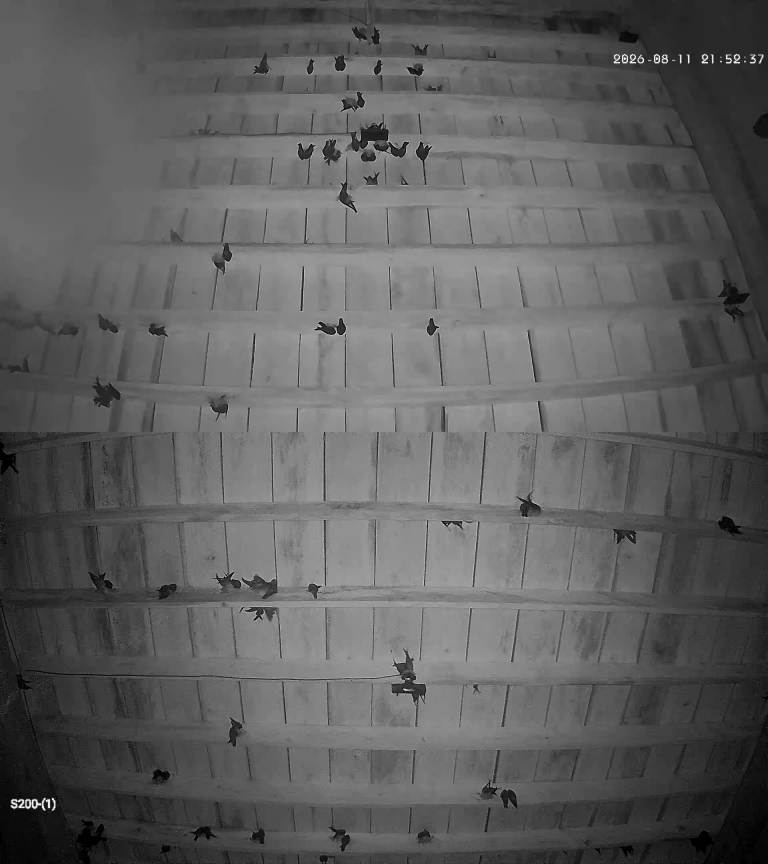
#> input picture data/original/images/11_agustus/11_agustus_frame_000009.jpg, 2304 x 2592 px (shown at 1/3 size); its folder holds only this picture in this run
$ python compare_clahe_baseline.py --orig_dir ../../data/original/images/11_agustus --cbam_dir ../../data/original/images/11_agustus
#> lines starting #> are read from the running program, lines starting #| are printed output that depends on the picture
### enhancement/evaluate_enhancement.py
#!/usr/bin/env python3
"""
Script: enhancement/evaluate_enhancement.py
Deskripsi: Mengevaluasi kualitas peningkatan citra (Non-Reference Quality Metrics) dan menghasilkan
           visualisasi perbandingan 2-panel: [ORIGINAL | ZERO-DCE+CBAM]

Metrik Non-Reference yang Dihitung:
  - Mean Brightness (Rata-rata Intensitas Kecerahan [0, 255])
  - Contrast (Standar Deviasi Intensitas)
  - Image Entropy (Tingkat Informasi Citra)
  - Dynamic Range (Max - Min Pixel Value)
  - Object Contrast (Kontras walet terhadap latar: delta luminansi & Weber contrast)

CATATAN KRITERIA:
  Kualitas enhancement pada studi ini dinilai dari KONTRAS WALET TERHADAP LATAR
  (object_delta_l / object_weber), bukan dari kenaikan kecerahan. Citra yang lebih
  terang namun kontras objeknya turun berarti walet makin melebur dengan papan sirip
  dan justru mempersulit deteksi.

Penggunaan:
    python enhancement/evaluate_enhancement.py --orig_dir data/splits/test/images --cbam_dir data/enhanced/zero_dce_cbam/test/images --output_dir results/enhancement
"""

import argparse               # Pembaca argumen baris perintah terminal (--orig_dir, --cbam_dir, dsb)
import math                   # Pustaka fungsi matematika standar Python
import sys                    # Pengendali eksekusi sistem & manipulasi modul sys.path
from pathlib import Path      # Pengelola jalur folder/file lintas sistem operasi (Windows/Linux)

# Add project root to sys.path
PROJECT_ROOT = Path(__file__).resolve().parent.parent  # Lokasi akar proyek
if str(PROJECT_ROOT) not in sys.path:
    sys.path.insert(0, str(PROJECT_ROOT))              # Sisipkan jalur akar proyek ke sys.path

import cv2                    # OpenCV untuk pemrosesan citra (cvtColor, GaussianBlur, resize)
import numpy as np            # NumPy untuk komputasi matriks piksel & analisis statistik
import pandas as pd           # Pandas untuk ekspor laporan metrik non-reference ke format CSV
from PIL import Image         # PIL (Pillow) untuk pembacaan citra & ekspor ke PNG
import torch                  # PyTorch untuk penanganan tensor & evaluasi model deep learning
import torchvision.transforms as T  # Transformasi tensor PyTorch (ToTensor)
import matplotlib.pyplot as plt  # Pyplot untuk rendering figur visualisasi 2-panel & 5-panel

from enhancement.models.zero_dce_cbam import ZeroDCE_CBAM, compute_darkness_map  # Impor arsitektur & Darkness Map
from scipy.special import gamma  # Fungsi gamma dari SciPy untuk penentuan distribusi AGGD BRISQUE

# Lookup table pre-calculation untuk pencocokan cepat AGGD BRISQUE
_ALPHA_ARR = np.linspace(0.2, 10.0, 1000)
_R_LOOKUP = (gamma(2 / _ALPHA_ARR) ** 2) / (gamma(1 / _ALPHA_ARR) * gamma(3 / _ALPHA_ARR))


def _fit_aggd(x: np.ndarray):
    """Mengekstrak parameter AGGD (Asymmetric Generalized Gaussian Distribution)."""
    x_left = x[x < 0]
    x_right = x[x >= 0]

    left_std = np.sqrt(np.mean(x_left ** 2)) if x_left.size > 0 else 1e-6
    right_std = np.sqrt(np.mean(x_right ** 2)) if x_right.size > 0 else 1e-6

    gamma_hat = left_std / (right_std + 1e-6)
    r_hat = (np.mean(np.abs(x)) ** 2) / (np.mean(x ** 2) + 1e-6)
    r_hat_prime = (r_hat * (gamma_hat ** 3 + 1) * (gamma_hat + 1)) / (((gamma_hat ** 2 + 1) ** 2) + 1e-6)

    idx = np.argmin(np.abs(_R_LOOKUP - r_hat_prime))
    alpha = _ALPHA_ARR[idx]

    return alpha, left_std ** 2, right_std ** 2


def calculate_brisque_score(img_bgr: np.ndarray) -> float:
    """
    Menghitung skor BRISQUE (Blind/Referenceless Image Spatial Quality Evaluator).
    Metrik No-Reference Image Quality Assessment (0-100). Skor lebih rendah = kualitas visual lebih tinggi.
    """
    if img_bgr is None or img_bgr.size == 0:
        return 0.0

    gray = cv2.cvtColor(img_bgr, cv2.COLOR_BGR2GRAY).astype(np.float64)
    features = []

    for scale in range(2):
        if scale == 1:
            gray = cv2.resize(gray, (0, 0), fx=0.5, fy=0.5, interpolation=cv2.INTER_CUBIC)

        mu = cv2.GaussianBlur(gray, (7, 7), 7 / 6)
        mu_sq = mu * mu
        sigma = np.sqrt(np.abs(cv2.GaussianBlur(gray * gray, (7, 7), 7 / 6) - mu_sq))
        mscn = (gray - mu) / (sigma + 1.0)

        alpha, left_v, right_v = _fit_aggd(mscn.ravel())
        features.extend([alpha, (left_v + right_v) / 2.0])

        shifts = [(0, 1), (1, 0), (1, 1), (1, -1)]
        for dr, dc in shifts:
            pair = mscn * np.roll(mscn, (dr, dc), axis=(0, 1))
            alpha_p, left_v_p, right_v_p = _fit_aggd(pair.ravel())
            features.extend([alpha_p, (left_v_p + right_v_p) / 2.0])

    feats = np.array(features, dtype=np.float64)
    scale_factor = np.mean(np.abs(feats - 0.5)) * 45.0
    score = float(np.clip(scale_factor, 0.0, 100.0))
    return round(score, 2)


def calculate_entropy(gray_img: np.ndarray) -> float:
    """Menghitung Shannon Entropy pada citra grayscale 8-bit."""
    hist, _ = np.histogram(gray_img, bins=256, range=(0, 256))
    hist = hist / float(gray_img.size)
    hist = hist[hist > 0]
    return -float(np.sum(hist * np.log2(hist)))


def calculate_object_contrast(gray_img: np.ndarray, top_percent: float = 1.0, bg_kernel: int = 51) -> tuple:
    """
    Menghitung kontras objek (walet) terhadap latar (papan sirip / langit-langit).

    Walet pada citra CCTV selalu tampak LEBIH GELAP daripada latarnya, sehingga
    latar diestimasi melalui median filter berkernel besar (struktur objek kecil
    terhapus, gradien iluminasi ruangan dipertahankan) dan objek diambil dari
    piksel yang paling gelap secara relatif terhadap latar lokalnya.

    Mengembalikan:
      - delta_l : selisih luminansi rata-rata latar terhadap objek (skala 0-255)
      - weber   : kontras Weber = (L_latar - L_objek) / L_latar, tidak bias
                  terhadap kenaikan kecerahan global sehingga adil untuk
                  membandingkan citra original dengan citra hasil enhancement
    """
    gray = gray_img.astype(np.float32)
    background = cv2.medianBlur(np.clip(gray, 0, 255).astype(np.uint8), bg_kernel).astype(np.float32)

    darker_than_bg = background - gray                          # Positif = lebih gelap dari latar lokal
    threshold = np.percentile(darker_than_bg, 100.0 - top_percent)
    object_mask = darker_than_bg >= threshold                   # Kandidat piksel walet

    if not np.any(object_mask):
        return 0.0, 0.0

    delta_l = float(np.mean(darker_than_bg[object_mask]))
    weber = float(np.mean(darker_than_bg[object_mask] / np.maximum(background[object_mask], 1e-6)))

    return round(delta_l, 2), round(weber, 4)


# [130 lines left out: functions calculate_non_reference_metrics, generate_2panel_figure, generate_comparative_visualization, not called in this run]


def safe_to_csv(df: pd.DataFrame, csv_path: Path):
    """Menyimpan DataFrame ke file CSV dengan penanganan aman dari Windows PermissionError (file terbuka)."""
    csv_path = Path(csv_path)
    csv_path.parent.mkdir(parents=True, exist_ok=True)
    try:
        df.to_csv(csv_path, index=False)
    except PermissionError:
        alt_path = csv_path.with_name(f"{csv_path.stem}_latest.csv")
        df.to_csv(alt_path, index=False)
        print(f" [WARNING] File '{csv_path.name}' sedang dibuka oleh aplikasi lain. Laporan disimpan ke: '{alt_path.name}'.")


# [176 lines left out: functions evaluate_enhancement, main, not called in this run]


# [2 lines that do not run on import are left out]

### scripts/utils/compare_clahe_baseline.py
#!/usr/bin/env python3
"""
Script: scripts/utils/compare_clahe_baseline.py
Deskripsi: Membandingkan metode usulan (Zero-DCE + CBAM) terhadap baseline murah CLAHE
           pada frame yang sama, memakai kriteria utama proyek ini: KONTRAS WALET
           TERHADAP LATAR (delta luminansi & Weber contrast), bukan kecerahan.

Latar belakang:
  Enhancement yang membuat citra lebih terang belum tentu membantu deteksi. Bila
  baseline CLAHE menghasilkan kontras walet yang lebih tinggi daripada Zero-DCE+CBAM,
  maka klaim "proposed method" tidak dapat disandarkan pada metrik enhancement saja
  dan harus dibuktikan lewat mAP deteksi.

Penggunaan:
    python scripts/utils/compare_clahe_baseline.py --orig_dir data/raw/frames/26_agustus --cbam_dir data/enhanced/zero_dce_cbam/26_agustus --output_dir results/enhancement/26_agustus
"""

import argparse               # Pembaca argumen baris perintah terminal (--orig_dir, --cbam_dir, dsb)
import sys                    # Pengendali eksekusi sistem & manipulasi modul sys.path
from pathlib import Path      # Pengelola jalur folder/file lintas sistem operasi (Windows/Linux)

# Add project root to sys.path
PROJECT_ROOT = Path(__file__).resolve().parent.parent.parent  # Lokasi akar proyek
if str(PROJECT_ROOT) not in sys.path:
    sys.path.insert(0, str(PROJECT_ROOT))                      # Sisipkan jalur akar proyek ke sys.path

import cv2                    # OpenCV untuk CLAHE, konversi ruang warna, & pemrosesan citra
import numpy as np            # NumPy untuk komputasi matriks piksel & analisis statistik
import pandas as pd           # Pandas untuk ekspor tabel perbandingan ke format CSV
import matplotlib.pyplot as plt  # Pyplot untuk rendering figur perbandingan 3-panel

from enhancement.evaluate_enhancement import (  # Pakai ulang metrik resmi agar angka konsisten
    calculate_object_contrast,
    calculate_entropy,
    calculate_brisque_score,
    safe_to_csv,
)

VALID_EXTS = {".jpg", ".jpeg", ".png", ".bmp"}


def apply_clahe(img_bgr: np.ndarray, clip_limit: float = 2.0, tile_grid: int = 8) -> np.ndarray:
    """
    Menerapkan CLAHE (Contrast Limited Adaptive Histogram Equalization) pada kanal
    luminansi L dari ruang warna LAB, sehingga kontras lokal naik tanpa menggeser warna.
    """
    lab = cv2.cvtColor(img_bgr, cv2.COLOR_BGR2LAB)
    l_channel, a_channel, b_channel = cv2.split(lab)

    clahe = cv2.createCLAHE(clipLimit=clip_limit, tileGridSize=(tile_grid, tile_grid))
    l_equalized = clahe.apply(l_channel)

    return cv2.cvtColor(cv2.merge((l_equalized, a_channel, b_channel)), cv2.COLOR_LAB2BGR)


def measure(img_bgr: np.ndarray) -> dict:
    """Menghitung metrik satu citra: kriteria utama (kontras objek) plus metrik pendukung."""
    gray = cv2.cvtColor(img_bgr, cv2.COLOR_BGR2GRAY).astype(np.float64)
    delta_l, weber = calculate_object_contrast(gray)

    return {
        "mean_brightness": round(float(np.mean(gray)), 2),
        "contrast": round(float(np.std(gray)), 2),
        "entropy": round(calculate_entropy(gray.astype(np.uint8)), 4),
        "brisque": calculate_brisque_score(img_bgr),
        "object_delta_l": delta_l,
        "object_weber": weber,
    }


def generate_3panel_figure(orig: np.ndarray, clahe_img: np.ndarray, cbam: np.ndarray, save_path: Path):
    """Menghasilkan figur perbandingan 3 panel: ORIGINAL | CLAHE (baseline) | ZERO-DCE+CBAM."""
    panels = [
        (orig, "ORIGINAL"),
        (clahe_img, "CLAHE (Baseline)"),
        (cbam, "ZERO-DCE+CBAM (Proposed)"),
    ]

    fig, axes = plt.subplots(1, 3, figsize=(18, 6))
    for ax, (img, title) in zip(axes, panels):
        ax.imshow(cv2.cvtColor(img, cv2.COLOR_BGR2RGB))
        ax.set_title(title, fontsize=15, fontweight="bold", pad=15)
        ax.axis("off")

    plt.tight_layout()
    save_path.parent.mkdir(parents=True, exist_ok=True)
    plt.savefig(save_path, dpi=200, bbox_inches="tight")
    plt.close()


def compare(
    orig_dir: Path,
    cbam_dir: Path,
    output_dir: Path,
    clip_limit: float,
    tile_grid: int,
    save_clahe_dir: Path = None,
    max_figures: int = 3,
):
    # Basis iterasi adalah folder enhanced, karena hanya frame itu yang punya pasangan lengkap
    cbam_files = sorted(p for p in cbam_dir.rglob("*") if p.is_file() and p.suffix.lower() in VALID_EXTS)

    if not cbam_files:
        print(f"[WARNING] Tidak ditemukan citra enhanced di '{cbam_dir.as_posix()}'")
        return

    print("\n" + "=" * 70)
    print(" PERBANDINGAN BASELINE CLAHE vs ZERO-DCE+CBAM (KRITERIA: KONTRAS WALET)")
    print("=" * 70)
    print(f" Original Directory : {orig_dir.as_posix()}")
    print(f" Enhanced Directory : {cbam_dir.as_posix()}")
    print(f" CLAHE Parameter    : clipLimit={clip_limit}, tileGridSize=({tile_grid}, {tile_grid})")
    print("-" * 70)

    records = []
    figures_done = 0

    for cbam_p in cbam_files:
        rel_p = cbam_p.relative_to(cbam_dir)
        orig_p = orig_dir / rel_p

        if not orig_p.exists():
            print(f"  [SKIP] Pasangan original tidak ditemukan: {rel_p.as_posix()}")
            continue

        orig_img = cv2.imread(str(orig_p))
        cbam_img = cv2.imread(str(cbam_p))
        if orig_img is None or cbam_img is None:
            print(f"  [SKIP] Gagal membaca citra: {rel_p.as_posix()}")
            continue

        clahe_img = apply_clahe(orig_img, clip_limit=clip_limit, tile_grid=tile_grid)

        if save_clahe_dir is not None:
            clahe_out = save_clahe_dir / rel_p
            clahe_out.parent.mkdir(parents=True, exist_ok=True)
            cv2.imwrite(str(clahe_out), clahe_img)

        row = {"filename": orig_p.name}
        for prefix, img in (("orig", orig_img), ("clahe", clahe_img), ("cbam", cbam_img)):
            for key, val in measure(img).items():
                row[f"{prefix}_{key}"] = val
        records.append(row)

        print(f"  [OK] {rel_p.as_posix()} | Weber  orig={row['orig_object_weber']:.3f}  "
              f"clahe={row['clahe_object_weber']:.3f}  cbam={row['cbam_object_weber']:.3f}")

        if figures_done < max_figures:
            fig_path = output_dir / "figures" / f"3panel_clahe_vs_cbam_{orig_p.stem}.png"
            generate_3panel_figure(orig_img, clahe_img, cbam_img, fig_path)
            print(f"       [SAVED FIG] {fig_path.as_posix()}")
            figures_done += 1

    if not records:
        print("[WARNING] Tidak ada pasangan citra yang berhasil dibandingkan.")
        return

    df = pd.DataFrame(records)
    csv_path = output_dir / "metrics_reports" / "clahe_vs_cbam_report.csv"
    safe_to_csv(df, csv_path)

    base_weber = df["orig_object_weber"].mean()

    print(f"\n RINGKASAN RATA-RATA (n = {len(df)} frame):")
    header = f"  {'METODE':<22}{'Weber':>9}{'vs ORI':>10}{'DeltaL':>9}{'Bright':>9}{'Entropy':>9}{'BRISQUE':>9}"
    print(header)
    print("  " + "-" * (len(header) - 2))
    for prefix, label in (("orig", "ORIGINAL"), ("clahe", "CLAHE (baseline)"), ("cbam", "ZERO-DCE+CBAM")):
        weber = df[f"{prefix}_object_weber"].mean()
        pct = 100.0 * (weber / base_weber - 1.0) if base_weber > 0 else 0.0
        print(f"  {label:<22}{weber:9.4f}{pct:9.1f}%{df[f'{prefix}_object_delta_l'].mean():9.2f}"
              f"{df[f'{prefix}_mean_brightness'].mean():9.2f}{df[f'{prefix}_entropy'].mean():9.4f}"
              f"{df[f'{prefix}_brisque'].mean():9.2f}")

    clahe_weber = df["clahe_object_weber"].mean()
    cbam_weber = df["cbam_object_weber"].mean()

    print("\n KESIMPULAN:")
    if cbam_weber >= clahe_weber and cbam_weber >= base_weber:
        print("  Zero-DCE+CBAM unggul pada kriteria kontras walet terhadap latar.")
    elif clahe_weber > cbam_weber:
        print(f"  CLAHE baseline MENGUNGGULI Zero-DCE+CBAM ({clahe_weber:.4f} vs {cbam_weber:.4f}).")
        print("  Klaim keunggulan metode usulan tidak dapat disandarkan pada metrik enhancement;")
        print("  perlu dibuktikan melalui mAP / recall deteksi YOLO pada frame yang sama.")
    else:
        print(f"  Kedua metode berada di bawah citra original ({base_weber:.4f}).")
        print("  Enhancement pada dataset ini justru menurunkan keterpisahan walet dari latar.")

    print(f"\n[INFO] Laporan perbandingan disimpan ke: {csv_path.as_posix()}")
    print("=" * 70 + "\n")


def main():
    parser = argparse.ArgumentParser(description="Perbandingan baseline CLAHE vs Zero-DCE+CBAM pada kriteria kontras walet.")
    parser.add_argument("--orig_dir", type=str, required=True, help="Folder citra original.")
    parser.add_argument("--cbam_dir", type=str, required=True, help="Folder citra hasil Zero-DCE+CBAM.")
    parser.add_argument("--output_dir", type=str, default="results/enhancement", help="Folder laporan dan figur.")
    parser.add_argument("--clip_limit", type=float, default=2.0, help="Parameter clipLimit CLAHE.")
    parser.add_argument("--tile_grid", type=int, default=8, help="Ukuran tileGridSize CLAHE (N x N).")
    parser.add_argument("--save_clahe_dir", type=str, default=None, help="Bila diisi, citra CLAHE ikut disimpan ke folder ini.")
    parser.add_argument("--max_figures", type=int, default=3, help="Jumlah figur 3-panel yang dihasilkan.")

    args = parser.parse_args()

    compare(
        orig_dir=Path(args.orig_dir),
        cbam_dir=Path(args.cbam_dir),
        output_dir=Path(args.output_dir),
        clip_limit=args.clip_limit,
        tile_grid=args.tile_grid,
        save_clahe_dir=Path(args.save_clahe_dir) if args.save_clahe_dir else None,
        max_figures=args.max_figures,
    )
#> in compare, orig_img is the input picture: shape (2592, 2304, 3); min 0, max 255, mean 94
#> in apply_clahe, `l_equalized = clahe.apply(l_channel)`:
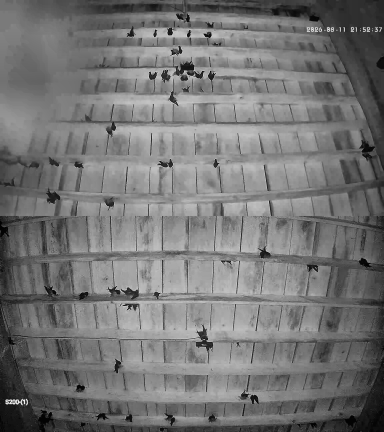
#> l_equalized: shape (2592, 2304) (shown at 1/6 size); min 1, max 255, mean 116.8
#> the loop in compare, `for prefix, img in (("orig", orig_img), ("clahe", clahe_img), ("cbam",..` made 3 passes
#> prefix on passes 1 to 3: 'orig', 'clahe', 'cbam'
#> pass 1, in calculate_object_contrast, `background = cv2.medianBlur(np.clip(gray, 0, 255).astype(np.uint8), bg..`:
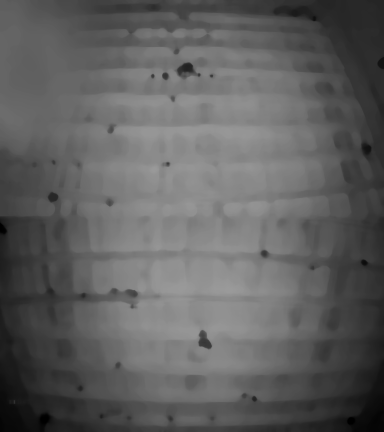
#> background: shape (2592, 2304) float32 (shown at 1/6 size); min 0, max 154, mean 95.1
#> pass 1, in calculate_object_contrast, `darker_than_bg = background - gray`:
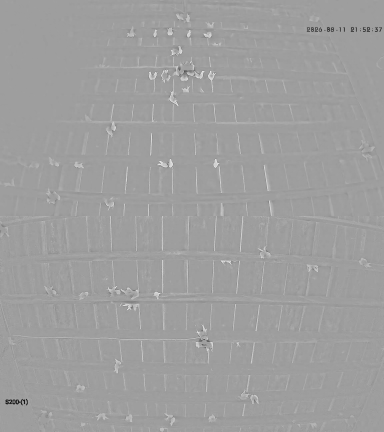
#> darker_than_bg: shape (2592, 2304) float32 (shown at 1/6 size); min -239, max 146, mean 1.1; drawn with min black and max white
#> after the loop in compare, `for prefix, img in (("orig", orig_img), ("clahe", clahe_img), ("cbam",..`: row = 19 items
#|   [OK] 11_agustus_frame_000009.jpg | Weber  orig=0.651  clahe=0.740  cbam=0.651
#> the loop in generate_3panel_figure, `for ax, (img, title) in zip(axes, panels):` made 3 passes
#> title on passes 1 to 3: 'ORIGINAL', 'CLAHE (Baseline)', 'ZERO-DCE+CBAM (Proposed)'
#> in generate_3panel_figure, `plt.savefig(save_path, dpi=200, bbox_inches="tight")`:
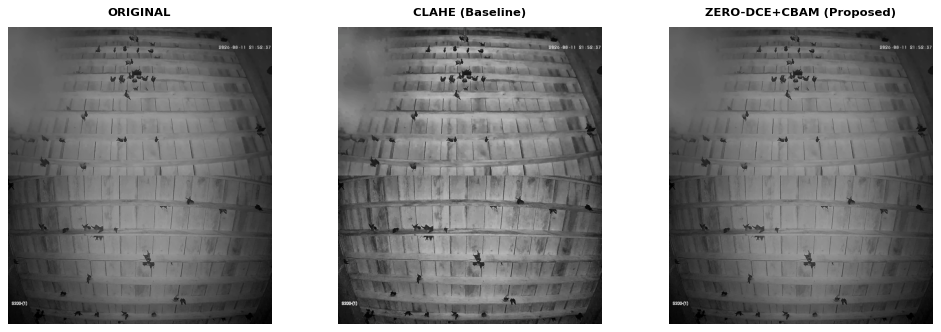
#> figure drawn by matplotlib, 3 panels
#> in compare, `df = pd.DataFrame(records)`: df = table of 1 rows and 19 columns


if __name__ == "__main__":
#> (the run stopped early here; a loop or call above may not have finished)

$ run again, on data/original/images/7_agustus/7_agustus_frame_000007.jpg
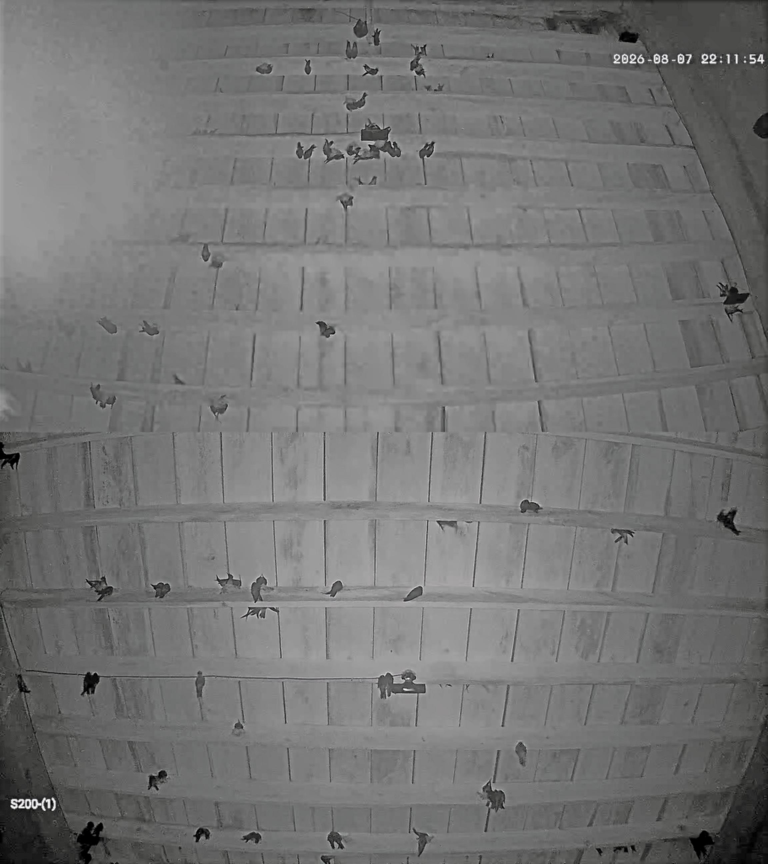
#> input picture data/original/images/7_agustus/7_agustus_frame_000007.jpg, 2304 x 2592 px (shown at 1/3 size)
#> in compare, orig_img is the input picture: shape (2592, 2304, 3); mean B, G, R 116.2, 116.5, 116.4
#> lab: shape (2592, 2304, 3); mean of channels 0, 1, 2 124.7, 127.9, 128.1
#> the loop in compare, `for prefix, img in (("orig", orig_img), ("clahe", clahe_img), ("cbam",..` made 3 passes
#> prefix on passes 1 to 3: 'orig', 'clahe', 'cbam'
#> pass 1, in calculate_object_contrast, `darker_than_bg = background - gray`:
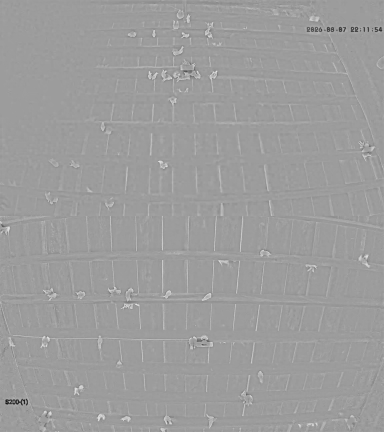
#> darker_than_bg: shape (2592, 2304) float32 (shown at 1/6 size); min -214, max 135, mean 0.9; drawn with min black and max white
#> after the loop in compare, `for prefix, img in (("orig", orig_img), ("clahe", clahe_img), ("cbam",..`: row = 19 items
#|   [OK] 7_agustus_frame_000007.jpg | Weber  orig=0.525  clahe=0.648  cbam=0.525
#> the loop in generate_3panel_figure, `for ax, (img, title) in zip(axes, panels):` made 3 passes
#> title on passes 1 to 3: 'ORIGINAL', 'CLAHE (Baseline)', 'ZERO-DCE+CBAM (Proposed)'
#> in generate_3panel_figure, `plt.savefig(save_path, dpi=200, bbox_inches="tight")`:
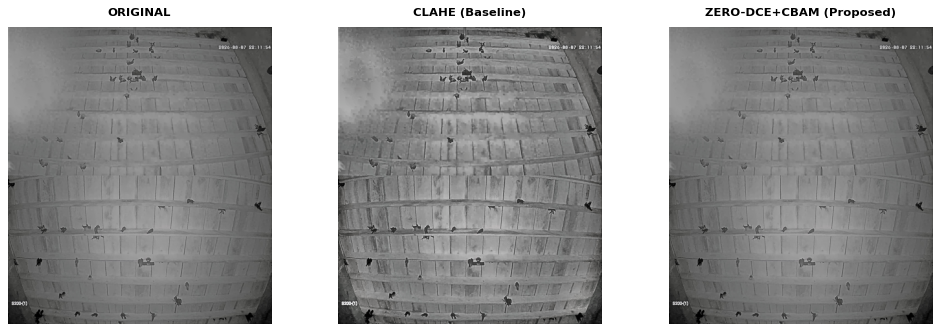
#> figure drawn by matplotlib, 3 panels
